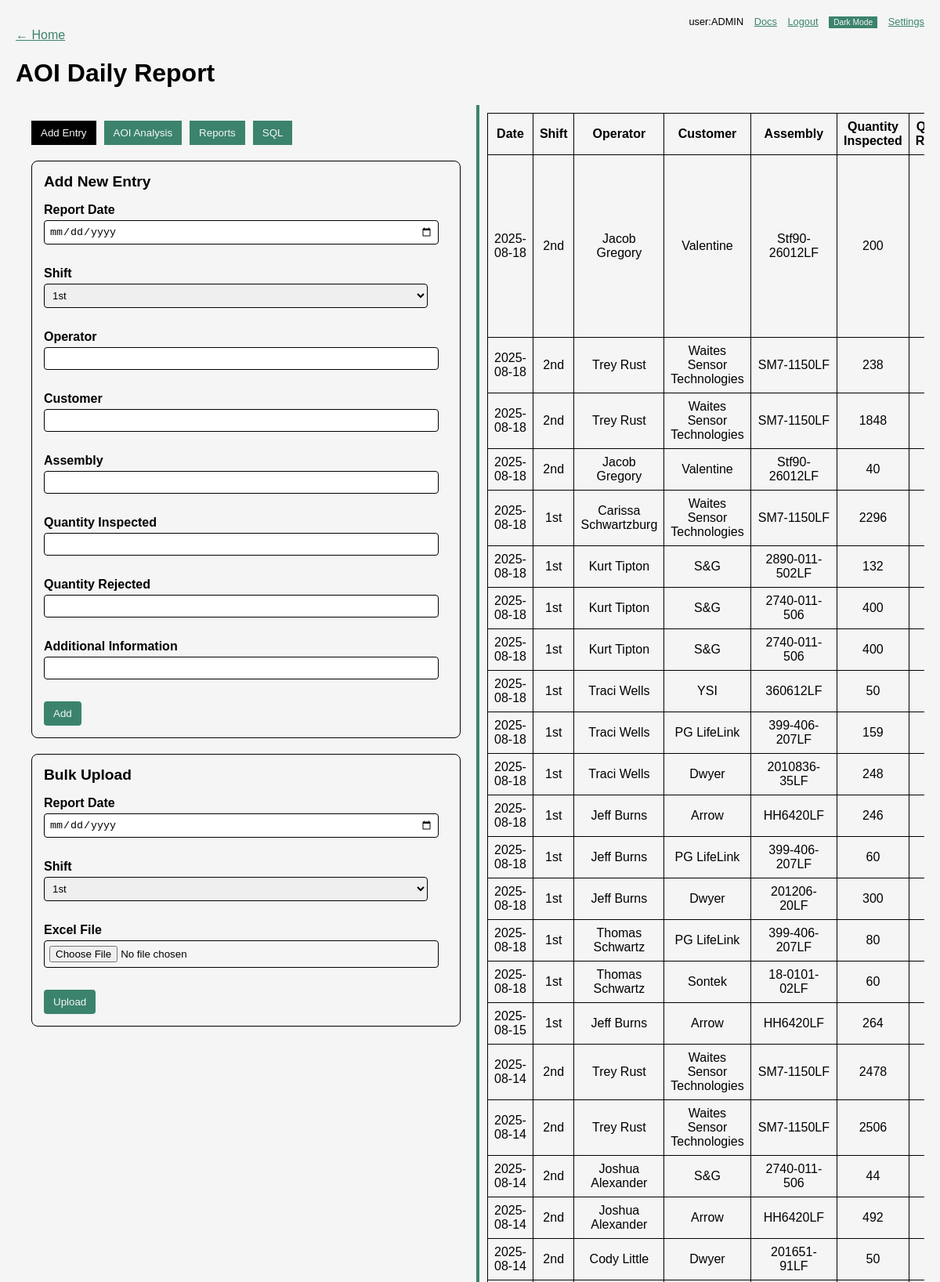
/aoi (signed in, upper part), run on the app's committed database.
### tables this page shows
CREATE TABLE users (
            id INTEGER PRIMARY KEY AUTOINCREMENT,
            username TEXT UNIQUE,
            password TEXT,
            part_markings INTEGER DEFAULT 0,
            aoi INTEGER DEFAULT 0,
            analysis INTEGER DEFAULT 0,
            dashboard INTEGER DEFAULT 0,
            is_admin INTEGER DEFAULT 0
        , c_suite INTEGER DEFAULT 0, reports INTEGER DEFAULT 0);

CREATE TABLE aoi_reports (
            id INTEGER PRIMARY KEY AUTOINCREMENT,
            report_date TEXT,
            shift TEXT,
            operator TEXT,
            customer TEXT,
            assembly TEXT,
            qty_inspected INTEGER,
            qty_rejected INTEGER,
            additional_info TEXT
        );

### run.py (the view, shortened to what this page needs)
@app.route('/aoi', methods=['GET', 'POST'])
@login_required
def aoi_report():
    conn = get_db()
    start = request.args.get('start')
    end = request.args.get('end')
    customer = request.args.get('customer')
    shift_filter = request.args.get('shift')
    operator_filter = request.args.get('operator')
    assembly_filter = request.args.get('assembly')
    where = 'WHERE 1=1'
    params = []
    if start:
        where += ' AND report_date >= ?'
        params.append(start)
    if end:
        where += ' AND report_date <= ?'
        params.append(end)
    if customer:
        where += ' AND customer = ?'
        params.append(customer)
    if shift_filter:
        where += ' AND shift = ?'
        params.append(shift_filter)
    if operator_filter:
        where += ' AND operator = ?'
        params.append(operator_filter)
    if assembly_filter:
        where += ' AND assembly = ?'
        params.append(assembly_filter)
    rows = conn.execute(
        f'SELECT * FROM aoi_reports {where} ORDER BY report_date DESC, id DESC',
        params,
    ).fetchall()
    op_rows = conn.execute(
        f'SELECT operator, SUM(qty_inspected) AS inspected, SUM(qty_rejected) AS rejected '
        f'FROM aoi_reports {where} GROUP BY operator ORDER BY inspected DESC',
        params,
    ).fetchall()
    asm_rows = conn.execute(
        f'SELECT assembly, SUM(qty_inspected) AS inspected, SUM(qty_rejected) AS rejected '
        f'FROM aoi_reports {where} GROUP BY assembly ORDER BY inspected DESC',
        params,
    ).fetchall()
    shift_rows = conn.execute(
        f'SELECT report_date, shift, SUM(qty_inspected) AS inspected, '
        f'SUM(qty_rejected) AS rejected FROM aoi_reports {where} '
        f'GROUP BY report_date, shift ORDER BY report_date, shift',
        params,
    ).fetchall()
    cust_rows = conn.execute(
        f'SELECT customer, SUM(qty_rejected)*1.0/SUM(qty_inspected) AS rate '
        f'FROM aoi_reports {where} GROUP BY customer ORDER BY customer',
        params,
    ).fetchall()
    yield_rows = conn.execute(
        f'SELECT report_date, 1 - SUM(qty_rejected)*1.0/SUM(qty_inspected) AS yield '
        f'FROM aoi_reports {where} GROUP BY report_date ORDER BY report_date',
        params,
    ).fetchall()
    customer_opts = [r['customer'] for r in conn.execute('SELECT DISTINCT customer FROM aoi_reports ORDER BY customer').fetchall()]
    shift_opts = [r['shift'] for r in conn.execute('SELECT DISTINCT shift FROM aoi_reports ORDER BY shift').fetchall()]
    operator_opts = [r['operator'] for r in conn.execute('SELECT DISTINCT operator FROM aoi_reports ORDER BY operator').fetchall()]
    assembly_opts = [r['assembly'] for r in conn.execute('SELECT DISTINCT assembly FROM aoi_reports ORDER BY assembly').fetchall()]
    conn.close()
    operators = []
    for r in op_rows:
        inspected = r['inspected'] or 0
        rejected = r['rejected'] or 0
        yield_rate = 1 - (rejected / inspected) if inspected else 0
        operators.append({
            'operator': r['operator'],
            'inspected': inspected,
            'rejected': rejected,
            'yield': yield_rate,
        })
    assemblies = []
    for r in asm_rows:
        inspected = r['inspected'] or 0
        rejected = r['rejected'] or 0
        yield_rate = 1 - (rejected / inspected) if inspected else 0
        assemblies.append({
            'assembly': r['assembly'],
            'inspected': inspected,
            'rejected': rejected,
            'yield': yield_rate,
        })
    shift_totals = [
        {
            'report_date': r['report_date'],
            'shift': r['shift'],
            'inspected': r['inspected'] or 0,
            'rejected': r['rejected'] or 0,
        }
        for r in shift_rows
    ]
    customer_rates = [
        {
            'customer': r['customer'],
            'rate': r['rate'] or 0,
        }
        for r in cust_rows
    ]
    yield_series = [
        {
            'report_date': r['report_date'],
            'yield': r['yield'] or 0,
        }
        for r in yield_rows
    ]
    return render_template(
        'aoi.html',
        records=rows,
        operators=operators,
        assemblies=assemblies,
        shift_totals=shift_totals,
        customer_rates=customer_rates,
        yield_series=yield_series,
        customers=customer_opts,
        shifts=shift_opts,
        operator_opts=operator_opts,
        assembly_opts=assembly_opts,
        start=start,
        end=end,
        selected_customer=customer,
        selected_shift=shift_filter,
        selected_operator=operator_filter,
        selected_assembly=assembly_filter,
    )

### run.py (called while the page is built, shortened)
def get_db():
    conn = sqlite3.connect(DATABASE)
    conn.row_factory = sqlite3.Row
    return conn

def login_required(f):
    @wraps(f)
    def decorated(*args, **kwargs):
        if not session.get('user'):
            return redirect(url_for('login'))
        return f(*args, **kwargs)
    return decorated

@app.context_processor
def inject_globals():
    user = session.get('user')
    perms = {}
    is_admin = False
    if user:
        conn = get_db()
        row = conn.execute(
            'SELECT part_markings, aoi, analysis, dashboard, reports, is_admin, c_suite FROM users WHERE username = ?',
            (user,),
        ).fetchone()
        conn.close()
        if row:
            is_admin = bool(row['is_admin'] or row['c_suite'])
            if is_admin:
                perms = {
                    'part_markings': True,
                    'aoi': True,
                    'analysis': True,
                    'dashboard': True,
                    'reports': True,
                }
    return dict(current_user=user, permissions=perms, is_admin=is_admin)

### templates/aoi.html (shortened to what this page needs)
{% extends 'base.html' %}
{% block head_extra %}
  <link rel="stylesheet" href="https://cdn.datatables.net/1.13.4/css/jquery.dataTables.min.css">
{% endblock %}
{% block content %}
  <a href="/">← Home</a>
  <h1>AOI Daily Report</h1>
  <div id="container">
    <div id="aoi-actions">
      <nav class="tab-nav">
        <button class="tab-link active" data-tab="add-entry">Add Entry</button>
        <button class="tab-link" data-tab="analysis">AOI Analysis</button>
        <button class="tab-link" data-tab="reports">Reports</button>
        <button class="tab-link" data-tab="sql">SQL</button>
      </nav>
      <div id="add-entry" class="tab-content active">
        <div class="action-panel">
          {% if is_admin or permissions['aoi'] %}
          <div class="action-card">
            <h2>Add New Entry</h2>
            <form method="post">
              <label>Report Date
                <input type="date" name="report_date" required>
              </label><br>
              <label>Shift
                <select name="shift" required>
                  <option value="1st">1st</option>
                </select>
              </label><br>
              <label>Operator
                <input type="text" name="operator" required>
              </label><br>
              <label>Customer
                <input type="text" name="customer">
              </label><br>
              <label>Assembly
                <input type="text" name="assembly">
              </label><br>
              <label>Quantity Inspected
                <input type="number" name="qty_inspected" min="0">
              </label><br>
              <label>Quantity Rejected
                <input type="number" name="qty_rejected" min="0">
              </label><br>
              <label>Additional Information
                <input type="text" name="additional_info">
              </label><br>
              <button type="submit">Add</button>
            </form>
          </div>
          <div class="action-card">
            <h2>Bulk Upload</h2>
            <form method="post" enctype="multipart/form-data">
              <label>Report Date
                <input type="date" name="report_date" required>
              </label><br>
              <label>Shift
                <select name="shift" required>
                  <option value="1st">1st</option>
                </select>
              </label><br>
              <label>Excel File
                <input type="file" name="excel_file" accept=".xls,.xlsx" required>
              </label><br>
              <button type="submit">Upload</button>
            </form>
          </div>
          {% endif %}
        </div>
      </div>
    </div>
    <div id="divider"></div>
    <div id="aoi-table">
      <table>
        <thead>
          <tr>
            <th>Date</th>
            <th>Shift</th>
            <th>Operator</th>
            <th>Customer</th>
            <th>Assembly</th>
            <th>Quantity Inspected</th>
            <th>Quantity Rejected</th>
          </tr>
        </thead>
        <tbody>
          {% for r in records %}
          <tr data-id="{{ r['id'] }}">
            <td>{{ r['report_date'] }}</td>
            <td>{{ r['shift'] }}</td>
            <td>{{ r['operator'] }}</td>
            <td>{{ r['customer'] }}</td>
            <td>{{ r['assembly'] }}</td>
            <td>{{ r['qty_inspected'] }}</td>
            <td>{{ r['qty_rejected'] }}</td>
          </tr>
          {% endfor %}
        </tbody>
      </table>
    </div>
  </div>
{% endblock %}

### templates/base.html (shortened to what this page needs)
<!doctype html>
<html lang="en">
<head>
  <link rel="stylesheet" href="/static/css/style.css">
  {% block head_extra %}{% endblock %}
</head>
<body data-admin="{{ 'true' if is_admin else 'false' }}">
  {% if current_user %}
  <div class="topbar">
    <span class="user-label">user:{{ current_user }}</span>
    <a href="{{ url_for('docs') }}">Docs</a>
    <a href="{{ url_for('logout') }}">Logout</a>
    <button id="theme-toggle" type="button">Dark Mode</button>
    {% if is_admin %}
      <a href="{{ url_for('settings') }}">Settings</a>
    {% endif %}
  </div>
  {% endif %}
  {% block content %}{% endblock %}
</body>
</html>

### static/css/style.css (style rules this page uses)
:root { --color-black: #000000; --color-white: #f5f5f5; --color-accent: #3b836d; }
body { font-family: Arial, sans-serif; margin: 20px; background: var(--color-white); color: var(--color-black); }
h1, p { color: var(--color-black); }
a { color: var(--color-accent); }
.topbar { text-align: right; color: var(--color-black); font-size: 0.8em; }
.topbar a { margin-left: 10px; color: var(--color-accent); }
.topbar button { margin-left: 10px; font-size: 0.8em; background: var(--color-accent); color: var(--color-white); border: none; padding: 2px 6px; cursor: pointer; }
#container { display:flex; height:80vh; margin-top:20px; }
#analysis-actions, #markings-actions, #aoi-actions, #stencil-actions { flex:1; padding:20px; overflow:auto; }
#divider { width:4px; background:var(--color-accent); cursor:col-resize; }
#moat-table, #markings-table, #aoi-table, #stencil-table { flex:1; padding:10px; overflow:auto; }
table { width:100%; border-collapse:collapse; }
table thead th { position: sticky; top: 0; background: var(--color-white); z-index: 1; }
.action-panel { display: flex; flex-direction: column; gap: 20px; }
.action-card { background: var(--color-white); border: 1px solid var(--color-black); border-radius: 8px; padding: 15px; }
.action-card h2 { margin-top: 0; font-size: 1.2em; }
.action-card label { display: block; margin-top: 10px; font-weight: bold; }
.action-card input[type="text"], .action-card input[type="number"], .action-card input[type="date"], .action-card input[type="file"], .action-card input[type="password"], .action-card select { width: 95%; padding: 6px; margin-top: 4px; border: 1px solid var(--color-black); border-radius: 4px; }
.action-card button { margin-top: 10px; padding: 8px 12px; border: none; background: var(--color-accent); color: var(--color-white); border-radius: 4px; cursor: pointer; }
.tab-nav { display: flex; gap: 10px; margin-bottom: 20px; }
.tab-nav button { background: var(--color-accent); color: var(--color-white); border: none; padding: 8px 12px; cursor: pointer; }
.tab-nav button.active { background: var(--color-black); color: var(--color-white); }
.tab-content { display: none; }
.tab-content.active { display: block; }

### data on the page
users: username "ADMIN"
aoi_reports: report_date "2025-08-18", shift "2nd", operator "Jacob Gregory", customer "Valentine", assembly "Stf90-26012LF", qty_inspected "200"
aoi_reports: report_date "2025-08-18", shift "2nd", operator "Trey Rust", customer "Waites Sensor Technologies", assembly "SM7-1150LF", qty_inspected "238"
aoi_reports: report_date "2025-08-18", shift "2nd", operator "Trey Rust", customer "Waites Sensor Technologies", assembly "SM7-1150LF", qty_inspected "1848"
aoi_reports: report_date "2025-08-18", shift "2nd", operator "Jacob Gregory", customer "Valentine", assembly "Stf90-26012LF", qty_inspected "40"
aoi_reports: report_date "2025-08-18", shift "1st", operator "Carissa Schwartzburg", customer "Waites Sensor Technologies", assembly "SM7-1150LF", qty_inspected "2296"
aoi_reports: report_date "2025-08-18", shift "1st", operator "Kurt Tipton", customer "S&G", assembly "2890-011-502LF", qty_inspected "132"
aoi_reports: report_date "2025-08-18", shift "1st", operator "Kurt Tipton", customer "S&G", assembly "2740-011-506", qty_inspected "400"
aoi_reports: report_date "2025-08-18", shift "1st", operator "Kurt Tipton", customer "S&G", assembly "2740-011-506", qty_inspected "400"
aoi_reports: report_date "2025-08-18", shift "1st", operator "Traci Wells", customer "YSI", assembly "360612LF", qty_inspected "50"
aoi_reports: report_date "2025-08-18", shift "1st", operator "Traci Wells", customer "PG LifeLink", assembly "399-406-207LF", qty_inspected "159"
aoi_reports: report_date "2025-08-18", shift "1st", operator "Traci Wells", customer "Dwyer", assembly "2010836-35LF", qty_inspected "248"
aoi_reports: report_date "2025-08-18", shift "1st", operator "Jeff Burns", customer "Arrow", assembly "HH6420LF", qty_inspected "246"
aoi_reports: report_date "2025-08-18", shift "1st", operator "Jeff Burns", customer "PG LifeLink", assembly "399-406-207LF", qty_inspected "60"
aoi_reports: report_date "2025-08-18", shift "1st", operator "Jeff Burns", customer "Dwyer", assembly "201206-20LF", qty_inspected "300"
aoi_reports: report_date "2025-08-18", shift "1st", operator "Thomas Schwartz", customer "PG LifeLink", assembly "399-406-207LF", qty_inspected "80"
aoi_reports: report_date "2025-08-18", shift "1st", operator "Thomas Schwartz", customer "Sontek", assembly "18-0101-02LF", qty_inspected "60"
aoi_reports: report_date "2025-08-15", shift "1st", operator "Jeff Burns", customer "Arrow", assembly "HH6420LF", qty_inspected "264"
aoi_reports: report_date "2025-08-14", shift "2nd", operator "Trey Rust", customer "Waites Sensor Technologies", assembly "SM7-1150LF", qty_inspected "2478"
aoi_reports: report_date "2025-08-14", shift "2nd", operator "Trey Rust", customer "Waites Sensor Technologies", assembly "SM7-1150LF", qty_inspected "2506"
aoi_reports: report_date "2025-08-14", shift "2nd", operator "Joshua Alexander", customer "S&G", assembly "2740-011-506", qty_inspected "44"
aoi_reports: report_date "2025-08-14", shift "2nd", operator "Joshua Alexander", customer "Arrow", assembly "HH6420LF", qty_inspected "492"
aoi_reports: report_date "2025-08-14", shift "2nd", operator "Cody Little", customer "Dwyer", assembly "201651-91LF", qty_inspected "50"
